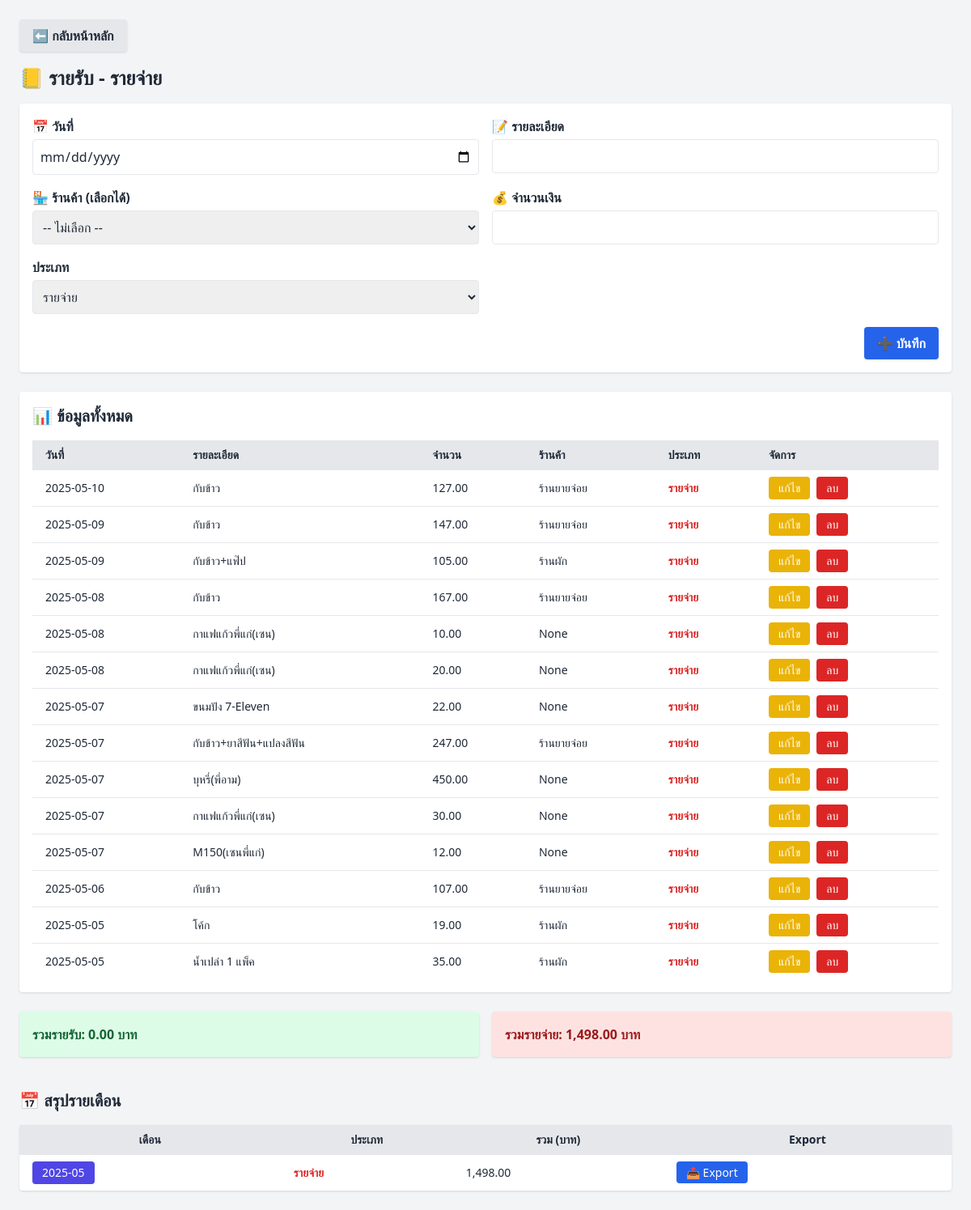
The page /income-expense on the database as committed earlier.
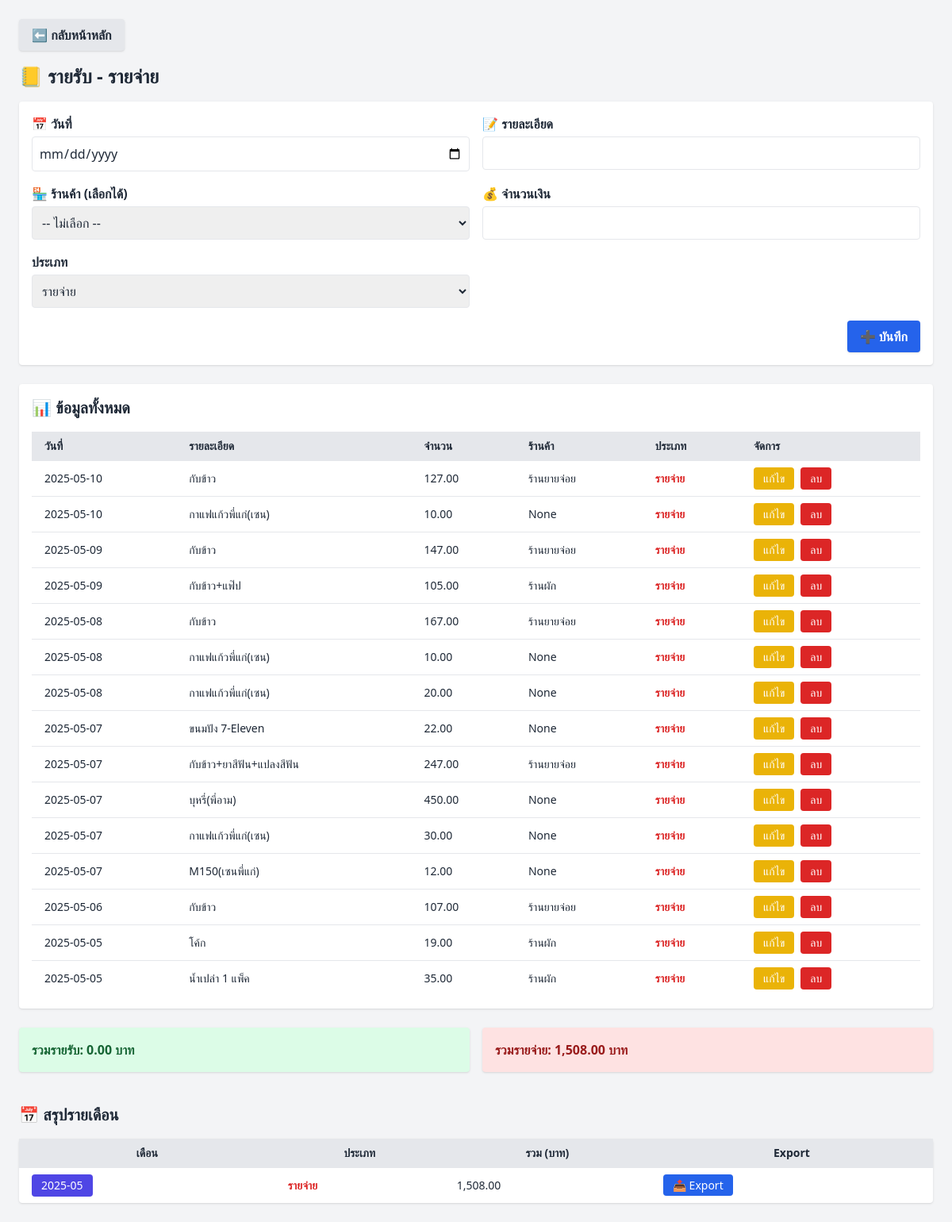
The same page on the database as committed later.
### tables this page shows
CREATE TABLE income_expense (
            id INTEGER PRIMARY KEY AUTOINCREMENT,
            date TEXT,
            description TEXT,
            amount REAL,
            category TEXT
        , vendor TEXT, created_at TEXT);

### app.py (the view, shortened to what this page needs)
@app.route('/income-expense', methods=['GET', 'POST'])
def income_expense():
    conn = get_db_connection()
    records = conn.execute('SELECT * FROM income_expense ORDER BY date DESC').fetchall()
    total_income = conn.execute('SELECT SUM(amount) FROM income_expense WHERE category="income"').fetchone()[0] or 0
    total_expense = conn.execute('SELECT SUM(amount) FROM income_expense WHERE category="expense"').fetchone()[0] or 0
    monthly_summary = conn.execute('''
        SELECT strftime('%Y-%m', date) AS month, category, SUM(amount) AS total
        FROM income_expense
        GROUP BY month, category
        ORDER BY month DESC
    ''').fetchall()
    conn.close()
    return render_template('income_expense.html', records=records,
                           total_income=total_income, total_expense=total_expense,
                           monthly_summary=monthly_summary)

### app.py (called while the page is built)
def get_db_connection():
    conn = sqlite3.connect(DB_FILE)
    conn.row_factory = sqlite3.Row
    return conn

### templates/income_expense.html (shortened to what this page needs)
<!DOCTYPE html>
<html lang="th">
<head>
  <script src="{{ url_for('static', filename='js/tailwind.min.js') }}"></script>
</head>
<body class="bg-gray-100 text-gray-800 p-6">
  <div class="mb-4">
    <a href="{{ url_for('index') }}"
       class="inline-block bg-gray-200 hover:bg-gray-300 text-gray-800 font-semibold px-4 py-2 rounded shadow">
     ⬅️ กลับหน้าหลัก
    </a>
  </div>
  <h1 class="text-2xl font-bold mb-4">📒 รายรับ - รายจ่าย</h1>
  <form method="POST" class="bg-white p-4 rounded shadow mb-6 grid grid-cols-1 md:grid-cols-2 gap-4">
    <div>
      <label class="block font-semibold mb-1">📅 วันที่</label>
      <input type="date" name="date" required class="w-full border rounded p-2">
    </div>
    <div>
      <label class="block font-semibold mb-1">📝 รายละเอียด</label>
      <input type="text" name="description" required class="w-full border rounded p-2">
    </div>
      <div>
  <label class="block font-semibold mb-1">🏪 ร้านค้า (เลือกได้)</label>
  <select name="vendor" class="w-full border rounded p-2">
    <option value="">-- ไม่เลือก --</option>
  </select>
</div>
    <div>
      <label class="block font-semibold mb-1">💰 จำนวนเงิน</label>
      <input type="number" step="0.01" name="amount" required class="w-full border rounded p-2">
    </div>
    <div>
      <label class="block font-semibold mb-1">ประเภท</label>
      <select name="category" required class="w-full border rounded p-2">
        <option value="expense">รายจ่าย</option>
      </select>
    </div>
    <div class="md:col-span-2 text-right">
      <button type="submit" class="bg-blue-600 hover:bg-blue-700 text-white font-semibold px-4 py-2 rounded shadow">
        ➕ บันทึก
      </button>
    </div>
  </form>
  <div class="bg-white p-4 rounded shadow">
    <h2 class="text-xl font-semibold mb-4">📊 ข้อมูลทั้งหมด</h2>
    <table class="w-full table-auto text-sm">
      <thead class="bg-gray-200 text-left">
        <tr>
          <th class="px-4 py-2">วันที่</th>
          <th class="px-4 py-2">รายละเอียด</th>
          <th class="px-4 py-2">จำนวน</th>
          <th class="px-4 py-2">ร้านค้า</th>
          <th class="px-4 py-2">ประเภท</th>
          <th class="px-4 py-2">จัดการ</th>
        </tr>
      </thead>
      <tbody>
        {% for r in records %}
        <tr class="border-t hover:bg-gray-50">
          <td class="px-4 py-2">{{ r['date'] }}</td>
          <td class="px-4 py-2">{{ r['description'] }}</td>
          <td class="px-4 py-2">{{ '{:,.2f}'.format(r['amount']) }}</td>
          <td class="px-4 py-2">{{ r['vendor'] }}</td>
          <td class="px-4 py-2">
            {% if r['category'] == 'income' %}
              <span class="text-green-600 font-semibold">รายรับ</span>
            {% else %}
              <span class="text-red-600 font-semibold">รายจ่าย</span>
            {% endif %}
          </td>
          <td class="px-4 py-2 flex gap-2">
            <form method="get" action="{{ url_for('edit_income_expense', id=r['id']) }}">
              <button class="px-3 py-1 bg-yellow-500 text-white rounded hover:bg-yellow-600">แก้ไข</button>
            </form>
            <form method="post" action="{{ url_for('delete_income_expense', id=r['id']) }}" onsubmit="return confirm('ยืนยันการลบรายการนี้?');">
              <button class="px-3 py-1 bg-red-600 text-white rounded hover:bg-red-700">ลบ</button>
            </form>
          </td>
        </tr>
        {% endfor %}
      </tbody>
    </table>
  </div>
  <div class="mt-6 grid grid-cols-1 md:grid-cols-2 gap-4">
    <div class="bg-green-100 p-4 rounded shadow text-green-800 font-bold">
      รวมรายรับ: {{ '{:,.2f}'.format(total_income) }} บาท
    </div>
    <div class="bg-red-100 p-4 rounded shadow text-red-800 font-bold">
      รวมรายจ่าย: {{ '{:,.2f}'.format(total_expense) }} บาท
    </div>
  </div>
  <h2 class="text-xl font-bold mt-10 mb-4">📅 สรุปรายเดือน</h2>
  <table class="w-full table-auto text-sm bg-white shadow rounded">
    <thead class="bg-gray-200">
      <tr>
        <th class="px-4 py-2">เดือน</th>
        <th class="px-4 py-2">ประเภท</th>
        <th class="px-4 py-2">รวม (บาท)</th>
        <th class="px-4 py-2">Export</th>
      </tr>
    </thead>
    <tbody>
      {% for row in monthly_summary %}
      <tr class="border-t hover:bg-gray-50">
        <td class="px-4 py-2">
  <form method="get" action="{{ url_for('income_expense_month_view', year_month=row['month']) }}">
    <button class="text-white bg-indigo-600 px-3 py-1 rounded hover:bg-indigo-700">
      {{ row['month'] }}
    </button>
  </form>
</td>
        <td class="px-4 py-2">
          {% if row['category'] == 'income' %}
            <span class="text-green-600 font-semibold">รายรับ</span>
          {% else %}
            <span class="text-red-600 font-semibold">รายจ่าย</span>
          {% endif %}
        </td>
        <td class="px-4 py-2">{{ '{:,.2f}'.format(row['total']) }}</td>
        <td class="px-4 py-2">
          <a href="{{ url_for('export_income_expense_month', category=row['category'], year_month=row['month']) }}"
             class="text-sm px-3 py-1 rounded bg-blue-600 text-white hover:bg-blue-700">
            📤 Export
          </a>
        </td>
      </tr>
      {% endfor %}
    </tbody>
  </table>
</body>
</html>

Rows that differ between the two databases and show on the page:
added income_expense: date "2025-05-10", description "กาแฟแก้วพี่แก่(เซน)", amount "10.00", vendor "None", category "รายจ่าย"
Other text that changed with them:
{{ '{:,.2f}'.format(total_expense) }}: "1,498.00" → "1,508.00"
new list line: "2025-05 รายจ่าย 1,508.00 📤 Export"
list line gone: "2025-05 รายจ่าย 1,498.00 📤 Export"
